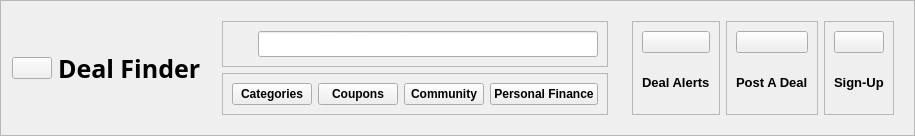
        <widget class="QFrame" name="infoframe">
         <property name="frameShape">
          <enum>QFrame::StyledPanel</enum>
         </property>
         <property name="frameShadow">
          <enum>QFrame::Raised</enum>
         </property>
         <layout class="QHBoxLayout" name="horizontalLayout">
          <item>
           <widget class="QPushButton" name="pushButton_8">
            <property name="text">
             <string/>
            </property>
            <property name="icon">
             <iconset resource="resources.qrc">
              <normaloff>:/icon/deal-finder-high-resolution-logo.png</normaloff>:/icon/deal-finder-high-resolution-logo.png</iconset>
            </property>
            <property name="iconSize">
             <size>
              <width>50</width>
              <height>50</height>
             </size>
            </property>
           </widget>
          </item>
          <item>
           <widget class="QLabel" name="label_5">
            <property name="font">
             <font>
              <family>Freestyle Script</family>
              <pointsize>19</pointsize>
              <weight>75</weight>
              <bold>true</bold>
             </font>
            </property>
            <property name="text">
             <string>Deal Finder</string>
            </property>
           </widget>
          </item>
          <item>
           <widget class="QWidget" name="widget_2" native="true"/>
          </item>
          <item>
           <widget class="QWidget" name="widget_3" native="true">
            <layout class="QVBoxLayout" name="verticalLayout_6">
             <item>
              <widget class="QFrame" name="searchframe">
               <property name="frameShape">
                <enum>QFrame::StyledPanel</enum>
               </property>
               <property name="frameShadow">
                <enum>QFrame::Raised</enum>
               </property>
               <layout class="QHBoxLayout" name="horizontalLayout_4">
                <item>
                 <widget class="QLabel" name="label">
                  <property name="minimumSize">
                   <size>
                    <width>20</width>
                    <height>20</height>
                   </size>
                  </property>
                  <property name="maximumSize">
                   <size>
                    <width>30</width>
                    <height>30</height>
                   </size>
                  </property>
                  <property name="text">
                   <string/>
                  </property>
                  <property name="pixmap">
                   <pixmap resource="resources.qrc">:/icon/search.svg</pixmap>
                  </property>
                  <property name="scaledContents">
                   <bool>true</bool>
                  </property>
                 </widget>
                </item>
                <item>
                 <widget class="QLineEdit" name="search">
                  <property name="font">
                   <font>
                    <pointsize>11</pointsize>
                    <weight>50</weight>
                    <bold>false</bold>
                   </font>
                  </property>
                  <property name="styleSheet">
                   <string notr="true">color:#fefeff;</string>
                  </property>
                  <property name="placeholderText">
                   <string>              SEARCH DEAL</string>
                  </property>
                 </widget>
                </item>
               </layout>
              </widget>
             </item>
             <item alignment="Qt::AlignTop">
              <widget class="QFrame" name="frame_6">
               <property name="frameShape">
                <enum>QFrame::StyledPanel</enum>
               </property>
               <property name="frameShadow">
                <enum>QFrame::Raised</enum>
               </property>
               <layout class="QHBoxLayout" name="horizontalLayout_2">
                <item>
                 <widget class="QPushButton" name="pushButton_3">
                  <property name="font">
                   <font>
                    <pointsize>9</pointsize>
                    <weight>75</weight>
                    <bold>true</bold>
                   </font>
                  </property>
                  <property name="text">
                   <string>Categories</string>
                  </property>
                 </widget>
                </item>
                <item>
                 <widget class="QPushButton" name="pushButton_5">
                  <property name="font">
                   <font>
                    <pointsize>9</pointsize>
                    <weight>75</weight>
                    <bold>true</bold>
                   </font>
                  </property>
                  <property name="text">
                   <string>Coupons</string>
                  </property>
                 </widget>
                </item>
                <item>
                 <widget class="QPushButton" name="pushButton_6">
                  <property name="font">
                   <font>
                    <pointsize>9</pointsize>
                    <weight>75</weight>
                    <bold>true</bold>
                   </font>
                  </property>
                  <property name="text">
                   <string>Community</string>
                  </property>
                 </widget>
                </item>
                <item>
                 <widget class="QPushButton" name="pushButton_7">
                  <property name="font">
                   <font>
                    <pointsize>9</pointsize>
                    <weight>75</weight>
                    <bold>true</bold>
                   </font>
                  </property>
                  <property name="text">
                   <string>Personal Finance</string>
                  </property>
                 </widget>
                </item>
               </layout>
              </widget>
             </item>
            </layout>
           </widget>
          </item>
          <item>
           <widget class="QWidget" name="widget_4" native="true">
            <layout class="QHBoxLayout" name="horizontalLayout_3">
             <item>
              <widget class="QFrame" name="frame_5">
               <property name="frameShape">
                <enum>QFrame::StyledPanel</enum>
               </property>
               <property name="frameShadow">
                <enum>QFrame::Raised</enum>
               </property>
               <layout class="QVBoxLayout" name="verticalLayout_3">
                <item>
                 <widget class="QPushButton" name="DealAlert">
                  <property name="text">
                   <string/>
                  </property>
                  <property name="icon">
                   <iconset resource="resources.qrc">
                    <normaloff>:/icon/notification-bell-5743.svg</normaloff>:/icon/notification-bell-5743.svg</iconset>
                  </property>
                  <property name="iconSize">
                   <size>
                    <width>40</width>
                    <height>40</height>
                   </size>
                  </property>
                 </widget>
                </item>
                <item>
                 <widget class="QLabel" name="label_2">
                  <property name="font">
                   <font>
                    <pointsize>10</pointsize>
                    <weight>75</weight>
                    <bold>true</bold>
                   </font>
                  </property>
                  <property name="text">
                   <string>Deal Alerts</string>
                  </property>
                 </widget>
                </item>
               </layout>
              </widget>
             </item>
             <item>
              <widget class="QFrame" name="frame_4">
               <property name="frameShape">
                <enum>QFrame::StyledPanel</enum>
               </property>
               <property name="frameShadow">
                <enum>QFrame::Raised</enum>
               </property>
               <layout class="QVBoxLayout" name="verticalLayout_4">
                <item>
                 <widget class="QPushButton" name="PostDeal">
                  <property name="text">
                   <string/>
                  </property>
                  <property name="icon">
                   <iconset resource="resources.qrc">
                    <normaloff>:/icon/blue-add-button-12024.svg</normaloff>:/icon/blue-add-button-12024.svg</iconset>
                  </property>
                  <property name="iconSize">
                   <size>
                    <width>40</width>
                    <height>40</height>
                   </size>
                  </property>
                 </widget>
                </item>
                <item>
                 <widget class="QLabel" name="label_3">
                  <property name="font">
                   <font>
                    <pointsize>10</pointsize>
                    <weight>75</weight>
                    <bold>true</bold>
                   </font>
                  </property>
                  <property name="text">
                   <string>Post A Deal</string>
                  </property>
                 </widget>
                </item>
               </layout>
              </widget>
             </item>
             <item>
              <widget class="QFrame" name="frame">
               <property name="frameShape">
                <enum>QFrame::StyledPanel</enum>
               </property>
               <property name="frameShadow">
                <enum>QFrame::Raised</enum>
               </property>
               <layout class="QVBoxLayout" name="verticalLayout_5">
                <item>
                 <widget class="QPushButton" name="pushButton_2">
                  <property name="text">
                   <string/>
                  </property>
                  <property name="icon">
                   <iconset resource="resources.qrc">
                    <normaloff>:/icon/orange-person-10776.svg</normaloff>:/icon/orange-person-10776.svg</iconset>
                  </property>
                  <property name="iconSize">
                   <size>
                    <width>40</width>
                    <height>40</height>
                   </size>
                  </property>
                 </widget>
                </item>
                <item>
                 <widget class="QLabel" name="label_4">
                  <property name="font">
                   <font>
                    <pointsize>10</pointsize>
                    <weight>75</weight>
                    <bold>true</bold>
                   </font>
                  </property>
                  <property name="text">
                   <string>Sign-Up</string>
                  </property>
                 </widget>
                </item>
               </layout>
              </widget>
             </item>
            </layout>
           </widget>
          </item>
         </layout>
        </widget>
